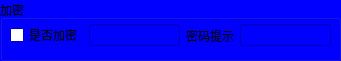
   <widget class="QGroupBox" name="groupBox_6">
    <property name="geometry">
     <rect>
      <x>10</x>
      <y>240</y>
      <width>341</width>
      <height>61</height>
     </rect>
    </property>
    <property name="palette">
     <palette>
      <active>
       <colorrole role="WindowText">
        <brush brushstyle="SolidPattern">
         <color alpha="255">
          <red>0</red>
          <green>0</green>
          <blue>0</blue>
         </color>
        </brush>
       </colorrole>
       <colorrole role="Button">
        <brush brushstyle="SolidPattern">
         <color alpha="255">
          <red>0</red>
          <green>0</green>
          <blue>255</blue>
         </color>
        </brush>
       </colorrole>
       <colorrole role="Light">
        <brush brushstyle="SolidPattern">
         <color alpha="255">
          <red>127</red>
          <green>127</green>
          <blue>255</blue>
         </color>
        </brush>
       </colorrole>
       <colorrole role="Midlight">
        <brush brushstyle="SolidPattern">
         <color alpha="255">
          <red>63</red>
          <green>63</green>
          <blue>255</blue>
         </color>
        </brush>
       </colorrole>
       <colorrole role="Dark">
        <brush brushstyle="SolidPattern">
         <color alpha="255">
          <red>0</red>
          <green>0</green>
          <blue>127</blue>
         </color>
        </brush>
       </colorrole>
       <colorrole role="Mid">
        <brush brushstyle="SolidPattern">
         <color alpha="255">
          <red>0</red>
          <green>0</green>
          <blue>170</blue>
         </color>
        </brush>
       </colorrole>
       <colorrole role="Text">
        <brush brushstyle="SolidPattern">
         <color alpha="255">
          <red>0</red>
          <green>0</green>
          <blue>0</blue>
         </color>
        </brush>
       </colorrole>
       <colorrole role="BrightText">
        <brush brushstyle="SolidPattern">
         <color alpha="255">
          <red>255</red>
          <green>255</green>
          <blue>255</blue>
         </color>
        </brush>
       </colorrole>
       <colorrole role="ButtonText">
        <brush brushstyle="SolidPattern">
         <color alpha="255">
          <red>0</red>
          <green>0</green>
          <blue>0</blue>
         </color>
        </brush>
       </colorrole>
       <colorrole role="Base">
        <brush brushstyle="SolidPattern">
         <color alpha="255">
          <red>255</red>
          <green>255</green>
          <blue>255</blue>
         </color>
        </brush>
       </colorrole>
       <colorrole role="Window">
        <brush brushstyle="SolidPattern">
         <color alpha="255">
          <red>0</red>
          <green>0</green>
          <blue>255</blue>
         </color>
        </brush>
       </colorrole>
       <colorrole role="Shadow">
        <brush brushstyle="SolidPattern">
         <color alpha="255">
          <red>0</red>
          <green>0</green>
          <blue>0</blue>
         </color>
        </brush>
       </colorrole>
       <colorrole role="AlternateBase">
        <brush brushstyle="SolidPattern">
         <color alpha="255">
          <red>127</red>
          <green>127</green>
          <blue>255</blue>
         </color>
        </brush>
       </colorrole>
       <colorrole role="ToolTipBase">
        <brush brushstyle="SolidPattern">
         <color alpha="255">
          <red>255</red>
          <green>255</green>
          <blue>220</blue>
         </color>
        </brush>
       </colorrole>
       <colorrole role="ToolTipText">
        <brush brushstyle="SolidPattern">
         <color alpha="255">
          <red>0</red>
          <green>0</green>
          <blue>0</blue>
         </color>
        </brush>
       </colorrole>
      </active>
      <inactive>
       <colorrole role="WindowText">
        <brush brushstyle="SolidPattern">
         <color alpha="255">
          <red>0</red>
          <green>0</green>
          <blue>0</blue>
         </color>
        </brush>
       </colorrole>
       <colorrole role="Button">
        <brush brushstyle="SolidPattern">
         <color alpha="255">
          <red>0</red>
          <green>0</green>
          <blue>255</blue>
         </color>
        </brush>
       </colorrole>
       <colorrole role="Light">
        <brush brushstyle="SolidPattern">
         <color alpha="255">
          <red>127</red>
          <green>127</green>
          <blue>255</blue>
         </color>
        </brush>
       </colorrole>
       <colorrole role="Midlight">
        <brush brushstyle="SolidPattern">
         <color alpha="255">
          <red>63</red>
          <green>63</green>
          <blue>255</blue>
         </color>
        </brush>
       </colorrole>
       <colorrole role="Dark">
        <brush brushstyle="SolidPattern">
         <color alpha="255">
          <red>0</red>
          <green>0</green>
          <blue>127</blue>
         </color>
        </brush>
       </colorrole>
       <colorrole role="Mid">
        <brush brushstyle="SolidPattern">
         <color alpha="255">
          <red>0</red>
          <green>0</green>
          <blue>170</blue>
         </color>
        </brush>
       </colorrole>
       <colorrole role="Text">
        <brush brushstyle="SolidPattern">
         <color alpha="255">
          <red>0</red>
          <green>0</green>
          <blue>0</blue>
         </color>
        </brush>
       </colorrole>
       <colorrole role="BrightText">
        <brush brushstyle="SolidPattern">
         <color alpha="255">
          <red>255</red>
          <green>255</green>
          <blue>255</blue>
         </color>
        </brush>
       </colorrole>
       <colorrole role="ButtonText">
        <brush brushstyle="SolidPattern">
         <color alpha="255">
          <red>0</red>
          <green>0</green>
          <blue>0</blue>
         </color>
        </brush>
       </colorrole>
       <colorrole role="Base">
        <brush brushstyle="SolidPattern">
         <color alpha="255">
          <red>255</red>
          <green>255</green>
          <blue>255</blue>
         </color>
        </brush>
       </colorrole>
       <colorrole role="Window">
        <brush brushstyle="SolidPattern">
         <color alpha="255">
          <red>0</red>
          <green>0</green>
          <blue>255</blue>
         </color>
        </brush>
       </colorrole>
       <colorrole role="Shadow">
        <brush brushstyle="SolidPattern">
         <color alpha="255">
          <red>0</red>
          <green>0</green>
          <blue>0</blue>
         </color>
        </brush>
       </colorrole>
       <colorrole role="AlternateBase">
        <brush brushstyle="SolidPattern">
         <color alpha="255">
          <red>127</red>
          <green>127</green>
          <blue>255</blue>
         </color>
        </brush>
       </colorrole>
       <colorrole role="ToolTipBase">
        <brush brushstyle="SolidPattern">
         <color alpha="255">
          <red>255</red>
          <green>255</green>
          <blue>220</blue>
         </color>
        </brush>
       </colorrole>
       <colorrole role="ToolTipText">
        <brush brushstyle="SolidPattern">
         <color alpha="255">
          <red>0</red>
          <green>0</green>
          <blue>0</blue>
         </color>
        </brush>
       </colorrole>
      </inactive>
      <disabled>
       <colorrole role="WindowText">
        <brush brushstyle="SolidPattern">
         <color alpha="255">
          <red>0</red>
          <green>0</green>
          <blue>127</blue>
         </color>
        </brush>
       </colorrole>
       <colorrole role="Button">
        <brush brushstyle="SolidPattern">
         <color alpha="255">
          <red>0</red>
          <green>0</green>
          <blue>255</blue>
         </color>
        </brush>
       </colorrole>
       <colorrole role="Light">
        <brush brushstyle="SolidPattern">
         <color alpha="255">
          <red>127</red>
          <green>127</green>
          <blue>255</blue>
         </color>
        </brush>
       </colorrole>
       <colorrole role="Midlight">
        <brush brushstyle="SolidPattern">
         <color alpha="255">
          <red>63</red>
          <green>63</green>
          <blue>255</blue>
         </color>
        </brush>
       </colorrole>
       <colorrole role="Dark">
        <brush brushstyle="SolidPattern">
         <color alpha="255">
          <red>0</red>
          <green>0</green>
          <blue>127</blue>
         </color>
        </brush>
       </colorrole>
       <colorrole role="Mid">
        <brush brushstyle="SolidPattern">
         <color alpha="255">
          <red>0</red>
          <green>0</green>
          <blue>170</blue>
         </color>
        </brush>
       </colorrole>
       <colorrole role="Text">
        <brush brushstyle="SolidPattern">
         <color alpha="255">
          <red>0</red>
          <green>0</green>
          <blue>127</blue>
         </color>
        </brush>
       </colorrole>
       <colorrole role="BrightText">
        <brush brushstyle="SolidPattern">
         <color alpha="255">
          <red>255</red>
          <green>255</green>
          <blue>255</blue>
         </color>
        </brush>
       </colorrole>
       <colorrole role="ButtonText">
        <brush brushstyle="SolidPattern">
         <color alpha="255">
          <red>0</red>
          <green>0</green>
          <blue>127</blue>
         </color>
        </brush>
       </colorrole>
       <colorrole role="Base">
        <brush brushstyle="SolidPattern">
         <color alpha="255">
          <red>0</red>
          <green>0</green>
          <blue>255</blue>
         </color>
        </brush>
       </colorrole>
       <colorrole role="Window">
        <brush brushstyle="SolidPattern">
         <color alpha="255">
          <red>0</red>
          <green>0</green>
          <blue>255</blue>
         </color>
        </brush>
       </colorrole>
       <colorrole role="Shadow">
        <brush brushstyle="SolidPattern">
         <color alpha="255">
          <red>0</red>
          <green>0</green>
          <blue>0</blue>
         </color>
        </brush>
       </colorrole>
       <colorrole role="AlternateBase">
        <brush brushstyle="SolidPattern">
         <color alpha="255">
          <red>0</red>
          <green>0</green>
          <blue>255</blue>
         </color>
        </brush>
       </colorrole>
       <colorrole role="ToolTipBase">
        <brush brushstyle="SolidPattern">
         <color alpha="255">
          <red>255</red>
          <green>255</green>
          <blue>220</blue>
         </color>
        </brush>
       </colorrole>
       <colorrole role="ToolTipText">
        <brush brushstyle="SolidPattern">
         <color alpha="255">
          <red>0</red>
          <green>0</green>
          <blue>0</blue>
         </color>
        </brush>
       </colorrole>
      </disabled>
     </palette>
    </property>
    <property name="title">
     <string>加密</string>
    </property>
    <widget class="QWidget" name="layoutWidget">
     <property name="geometry">
      <rect>
       <x>10</x>
       <y>20</y>
       <width>321</width>
       <height>31</height>
      </rect>
     </property>
     <layout class="QHBoxLayout" name="horizontalLayout">
      <item>
       <widget class="QCheckBox" name="CB_isencryption">
        <property name="text">
         <string>是否加密</string>
        </property>
       </widget>
      </item>
      <item>
       <widget class="QLineEdit" name="LE_password">
        <property name="enabled">
         <bool>false</bool>
        </property>
        <property name="echoMode">
         <enum>QLineEdit::PasswordEchoOnEdit</enum>
        </property>
       </widget>
      </item>
      <item>
       <widget class="QLabel" name="label_12">
        <property name="text">
         <string>密码提示</string>
        </property>
       </widget>
      </item>
      <item>
       <widget class="QLineEdit" name="LE_password_tip">
        <property name="enabled">
         <bool>false</bool>
        </property>
       </widget>
      </item>
     </layout>
    </widget>
   </widget>
